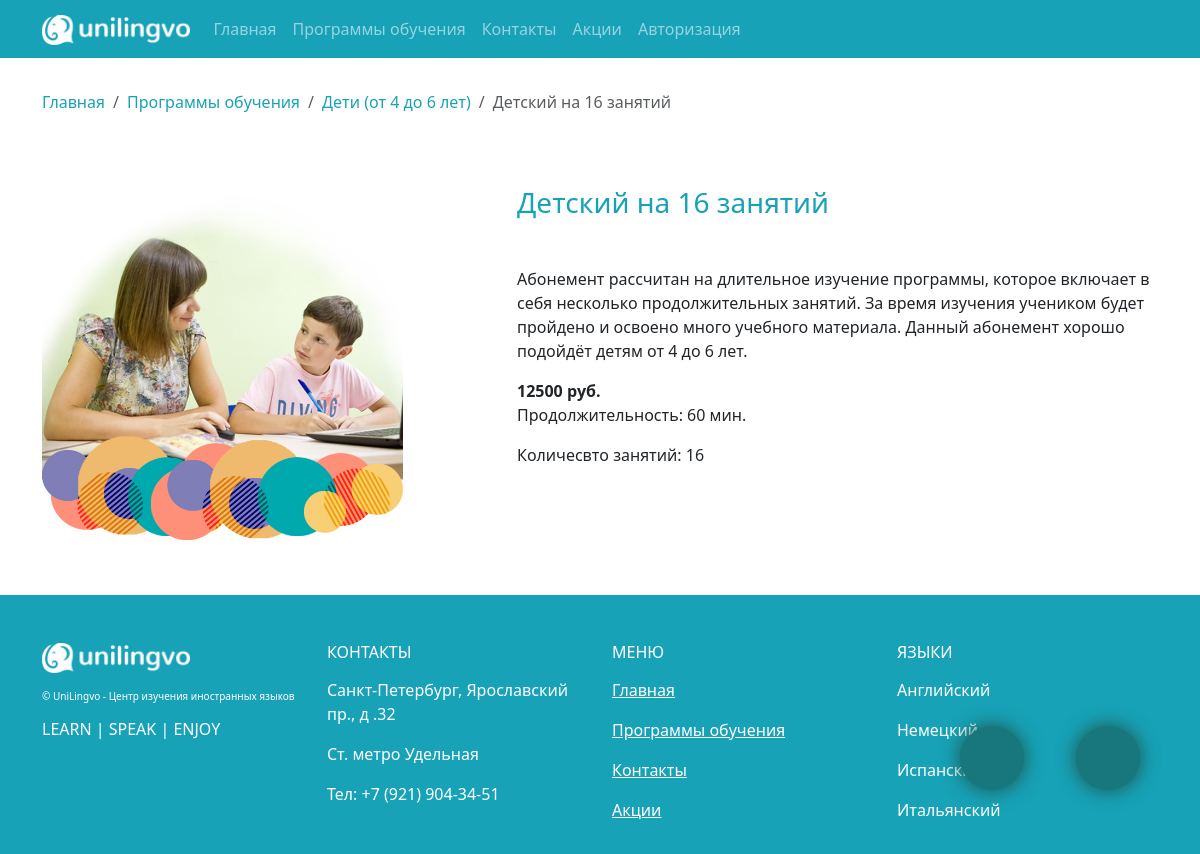
/abonements/abonement-detail/2/1, run on the app's committed database.
### app_lancen/models.py (models this page shows, shortened)
class TrainingProgramm(models.Model):
    name = models.CharField(verbose_name='Название', max_length=255)
    description = models.TextField(verbose_name="Описание")
    photo = models.ImageField(upload_to = get_file_path, verbose_name="Фото")
    class Meta:
        verbose_name = "Программа обучения"
        verbose_name_plural = "Программы обучения"

### app_abonements/models.py (models this page shows, shortened)
class Abonement(models.Model):
    name = models.CharField(verbose_name="Название абонемента", max_length=255)
    amount_lesson = models.IntegerField(verbose_name="Кол-во занятий")
    price = models.IntegerField(verbose_name="Стоимость абонемента (руб.)")
    duration = models.CharField(verbose_name="Продолжительность 1 занятия", max_length=255)
    description  = models.TextField(verbose_name="Описание")
    course = models.ManyToManyField(TrainingProgramm, verbose_name="К какому курсу", related_name='abonement_courses')
    photo = models.ImageField(verbose_name="Фото", upload_to=get_file_path)
    class Meta:
        verbose_name = "Абонемент"
        verbose_name_plural = "Абонементы"

### app_abonements/views.py (the view)
# urls.py: path('abonement-detail/<int:pk>', AbonementDeatil.as_view(), name = "abonement_detail" ),
class AbonementDeatil(DataMixin, DetailView):
    model = Abonement
    template_name = "app_abonements/abonement_detail.html"
    def get_context_data(self, **kwargs):
        context = super().get_context_data(**kwargs)
        abonement = Abonement.objects.get(id = self.kwargs["pk"])
        course = TrainingProgramm.objects.get(id = self.kwargs["id_course"])
        context['breadcrumbs'] = [
            {'link': reverse('lancen:index'), 'title':'Главная'},
            {'link': reverse('lancen:courses_list'), 'title':'Программы обучения'},
            {'link': reverse('lancen:course_view', args=[course.id]),'title': course.name},
            {'link' : '#', 'title': str(abonement.name)}
        ]
        data_mixin_context = self.get_user_context(title = abonement.name)
        return dict(list(context.items()) + list(data_mixin_context.items()))

### app_lancen/templatetags/lancen_tags.py (called while the page is built)
@register.inclusion_tag('templatetags/breadcrumbs.html')
def breadcrums(list):
    return {'breadcrumbs': list}

### app_lancen/utils.py (called while the page is built)
    def get_user_context(self, **kwargs):
        context = kwargs
        modern_menu = menu.copy()
        if  self.request.user.is_authenticated:
            modern_menu.append({'title' : "Личный кабинет" , 'link' : 'profiles:personal_area'})
        if self.request.user.groups.filter(name='teacher').exists():
            context["pers_area_items"] = teacher_pers_area_items
        if self.request.user.groups.filter(name='student').exists():
            context["pers_area_items"] = student_pers_area_items
        if self.request.user.is_superuser:
            context["pers_area_items"] = admin_pers_area_items
        context['menu'] = modern_menu
        context["recall_form"] = RecallForm
        context['contact_form'] = ContactForm
        return context

### templates/app_abonements/abonement_detail.html
{% extends 'base.html' %}
{% load lancen_tags %}
{% block content %}
{% breadcrums breadcrumbs %}
<section class = "pt-5 pb-5">
    <div class="row">
        <div class="col-lg-5">
            <img src="{{object.photo.url}}" style = "width:80%;" alt="" srcset="">
        </div>
        <div class="col-lg-7">
            <h3 class = "my_color_info">{{object.name}}</h3>
            <p class = "mt-5">{{object.description}}</p>
            <b>{{object.price}} руб.</b>
            <p>Продолжительность: {{object.duration}}</p>
            <p>Количесвто занятий: {{object.amount_lesson}}</p>
        </div>
    </div>
</section>
{% endblock content %}

### templates/templatetags/breadcrumbs.html (shortened to what this page needs)
<section class = "mt-3 pt-3 pb-2 ">
    <nav aria-label="breadcrumb">
        <ol class="breadcrumb">
            {% for item in breadcrumbs  %}
                <li class="breadcrumb-item {% if forloop.last %} active{% endif %}" {% if forloop.last %}  aria-current="page"{% endif %} >
                    {% if not  forloop.last %}
                        <a  class="my_color_info" style = "text-decoration: none;" href="{{item.link}}">{{item.title}}</a>
                    {% else %}
                    {{item.title}}
                    {% endif %}
                </li>
            {% endfor %}
        </ol>
    </nav>
</section>

### app_lancen/static/app_lancen/css/style.css (style rules this page uses)
.my_color_info { color:#17a2b8 !important; }

### data on the page
TrainingProgramm: title "Дети (от 4 до 6 лет)"
Abonement: title "Детский на 16 занятий", photo (picture), name "Детский на 16 занятий", description "Абонемент рассчитан на длительное изучение программы, которое включает в себя несколько продолжительных занятий. За время изучения учеником будет пройдено и освоено много учебного материала. Данный абонемент хорошо подойдёт детям от 4 до 6 лет.", price "12500", duration "60 мин.", amount_lesson "16"

### other printed values
{{ m.title }} "Главная" "Программы обучения" "Контакты" "Акции"
{{ item.title }} "Главная" "Программы обучения"
